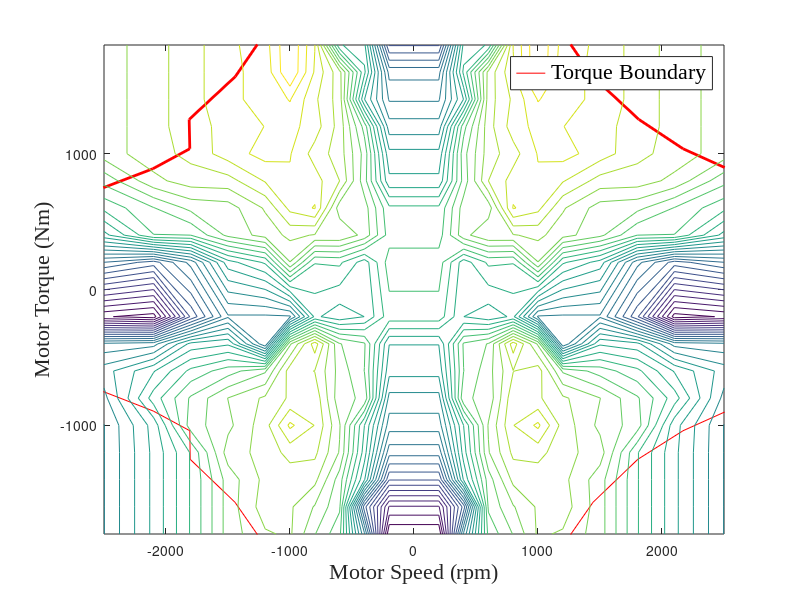

Reproduce this figure in MATLAB. (Note: this script raises an error after producing the figure.)
clear;
load('mot_eff.mat') % [0.7782,0.9803]
load('T_mot.mat')   % [-1800,1800]  
load('W_mot.mat')   % [-2500,2500]
mot_min=importdata('mot_trq_min.mat');
mot_max=importdata('mot_trq_max.mat');

[W,T]=meshgrid(W_mot, T_mot);
E=mot_eff;

xlim([0,2500])
ylim([-1800,1800])
plot(mot_min(:,1),mot_min(:,2),'r',mot_max(:,1),mot_max(:,2),'r','LineWidth',2)
xlabel('Motor Speed (rpm)','FontName','Times New Roman','FontSize',16)
ylabel('Motor Torque (Nm)','FontName','Times New Roman','FontSize',16)
legend('Torque Boundary','FontName','Times New Roman','FontSize',16)
hold on 
[c,h]=contour(W,T,E,30);

% clabel(c,h,'manual');
% set(h,'showtext','on')%显示等高线的值
% set(h,'showtext','on','textlist',[0.915;0.92815;0.96074])%设定等高线的值
% set(h,'string',sprintf('%.3f',get(h,'userdata')))

%% analysis of motor working potins

data_work=importdata("E:\SEU2\CVCI2022\Program CVCI\result2\Standard_ChinaCity_v_w_50_ep1000_v1\episode_data\data_ep999.mat");
W_mot_work = data_work.W_mot;
T_mot_work = data_work.T_mot;
mot_eff_work = data_work.mot_eff;
hold on
plot(W_mot_work, T_mot_work, '*')


